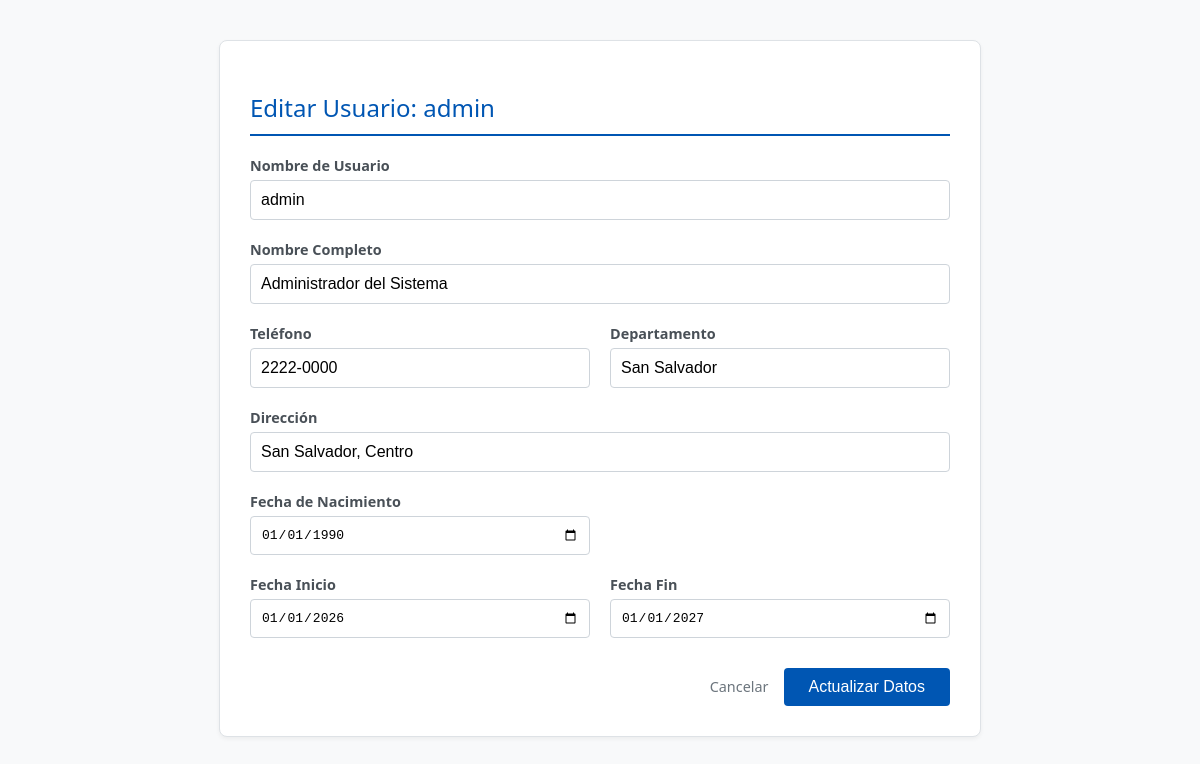
Page /editar.php?id=1 (signed in) on the committed database.
### tables this page shows
CREATE TABLE `perfiles` (
  `id` int(11) NOT NULL AUTO_INCREMENT,
  `usuario_id` int(11) DEFAULT NULL,
  `nombre_completo` varchar(100) DEFAULT NULL,
  `direccion` varchar(255) DEFAULT NULL,
  `telefono` varchar(9) DEFAULT NULL,
  `cumpleanos` date DEFAULT NULL,
  `departamento` varchar(50) DEFAULT NULL,
  `fecha_inicio` date DEFAULT NULL,
  `fecha_fin` date DEFAULT NULL,
  PRIMARY KEY (`id`),
  KEY `usuario_id` (`usuario_id`),
  CONSTRAINT `1` FOREIGN KEY (`usuario_id`) REFERENCES `usuarios` (`id`) ON DELETE CASCADE
);

CREATE TABLE `usuarios` (
  `id` int(11) NOT NULL AUTO_INCREMENT,
  `username` varchar(50) DEFAULT NULL,
  `password` varchar(255) DEFAULT NULL,
  `rol` enum('admin','user') DEFAULT NULL,
  PRIMARY KEY (`id`),
  UNIQUE KEY `username` (`username`)
);

### editar.php (the view, shortened to what this page needs)
<?php
include 'db.php';
$id = $_GET['id'];
$stmt = $pdo->prepare("SELECT u.username, p.* FROM usuarios u JOIN perfiles p ON u.id = p.usuario_id WHERE u.id = ?");
$stmt->execute([$id]);
$d = $stmt->fetch();
?>
<!DOCTYPE html>
<html lang="es">
<head>
</head>
<body>
<div class="container">
    <h2>Editar Usuario: <?=$d['username']?></h2>
    <form method="POST">
        <div class="form-grid">
            <div class="full">
                <label>Nombre de Usuario</label>
                <input name="username" value="<?=$d['username']?>" required>
            </div>
            <div class="full">
                <label>Nombre Completo</label>
                <input name="nombre" value="<?=$d['nombre_completo']?>" required>
            </div>
            <div>
                <label>Teléfono</label>
                <input name="tel" value="<?=$d['telefono']?>">
            </div>
            <div>
                <label>Departamento</label>
                <input name="depto" value="<?=$d['departamento']?>">
            </div>
            <div class="full">
                <label>Dirección</label>
                <input name="dir" value="<?=$d['direccion']?>">
            </div>
            <div>
                <label>Fecha de Nacimiento</label>
                <input type="date" name="cumple" value="<?=$d['cumpleanos']?>">
            </div>
            <div></div>
            <div>
                <label>Fecha Inicio</label>
                <input type="date" name="f_i" value="<?=$d['fecha_inicio']?>">
            </div>
            <div>
                <label>Fecha Fin</label>
                <input type="date" name="f_f" value="<?=$d['fecha_fin']?>">
            </div>
        </div>
        <div class="footer">
            <a href="dashboard.php" class="btn-cancel">Cancelar</a>
            <button type="submit" class="btn-save">Actualizar Datos</button>
        </div>
    </form>
</div>
</body>
</html>

### editar.php (style rules this page uses)
body { background-color: #f8f9fa; color: #333; font-family: 'Segoe UI', Arial, sans-serif; margin: 0; padding: 40px; }
.container { max-width: 700px; background: #fff; padding: 30px; border-radius: 8px; border: 1px solid #dee2e6; box-shadow: 0 2px 4px rgba(0,0,0,0.05); margin: auto; }
h2 { border-bottom: 2px solid #0056b3; padding-bottom: 10px; color: #0056b3; font-weight: 500; }
.form-grid { display: grid; grid-template-columns: 1fr 1fr; gap: 20px; }
.full { grid-column: span 2; }
label { display: block; margin-bottom: 5px; font-weight: 600; font-size: 0.9em; color: #495057; }
input { width: 100%; padding: 10px; border: 1px solid #ced4da; border-radius: 4px; box-sizing: border-box; font-size: 1em; }
.footer { margin-top: 30px; display: flex; justify-content: flex-end; align-items: center; gap: 15px; }
.btn-save { padding: 10px 25px; background-color: #0056b3; color: #fff; border: none; border-radius: 4px; cursor: pointer; font-size: 1em; }
.btn-cancel { color: #6c757d; text-decoration: none; font-size: 0.9em; }

### rows in the picture
perfiles: usuario.username "admin", username "admin", nombre "Administrador del Sistema", tel "2222-0000", depto "San Salvador", dir "San Salvador, Centro", cumple "01/01/1990", f_i "01/01/2026", f_f "01/01/2027"
